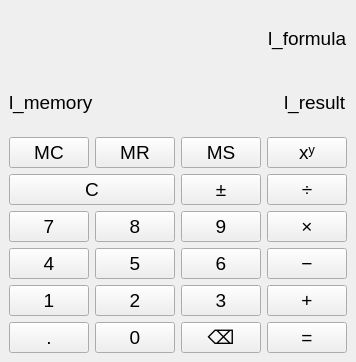
<?xml version="1.0" encoding="UTF-8"?>
<ui version="4.0">
 <class>MainWindow</class>
 <widget class="QMainWindow" name="MainWindow">
  <property name="geometry">
   <rect>
    <x>0</x>
    <y>0</y>
    <width>310</width>
    <height>362</height>
   </rect>
  </property>
  <property name="sizePolicy">
   <sizepolicy hsizetype="Preferred" vsizetype="Preferred">
    <horstretch>0</horstretch>
    <verstretch>0</verstretch>
   </sizepolicy>
  </property>
  <property name="font">
   <font>
    <pointsize>14</pointsize>
   </font>
  </property>
  <property name="windowTitle">
   <string>Калькулятор</string>
  </property>
  <widget class="QWidget" name="centralwidget">
   <layout class="QGridLayout" name="gridLayout_2">
    <item row="0" column="0" alignment="Qt::AlignmentFlag::AlignRight">
     <widget class="QLabel" name="l_formula">
      <property name="text">
       <string>l_formula</string>
      </property>
     </widget>
    </item>
    <item row="1" column="0">
     <layout class="QHBoxLayout" name="horizontalLayout" stretch="0,1">
      <property name="spacing">
       <number>-1</number>
      </property>
      <item>
       <widget class="QLabel" name="l_memory">
        <property name="enabled">
         <bool>true</bool>
        </property>
        <property name="sizePolicy">
         <sizepolicy hsizetype="Preferred" vsizetype="Preferred">
          <horstretch>0</horstretch>
          <verstretch>0</verstretch>
         </sizepolicy>
        </property>
        <property name="text">
         <string>l_memory</string>
        </property>
       </widget>
      </item>
      <item alignment="Qt::AlignmentFlag::AlignRight">
       <widget class="QLabel" name="l_result">
        <property name="sizePolicy">
         <sizepolicy hsizetype="Preferred" vsizetype="Preferred">
          <horstretch>0</horstretch>
          <verstretch>0</verstretch>
         </sizepolicy>
        </property>
        <property name="minimumSize">
         <size>
          <width>0</width>
          <height>0</height>
         </size>
        </property>
        <property name="maximumSize">
         <size>
          <width>16777215</width>
          <height>16777215</height>
         </size>
        </property>
        <property name="text">
         <string>l_result</string>
        </property>
       </widget>
      </item>
     </layout>
    </item>
    <item row="2" column="0">
     <layout class="QGridLayout" name="gridLayout" columnstretch="1,1,1,2" rowminimumheight="0,0,0,0,0,0" columnminimumwidth="1,1,1,2">
      <property name="rightMargin">
       <number>0</number>
      </property>
      <property name="bottomMargin">
       <number>0</number>
      </property>
      <property name="spacing">
       <number>-1</number>
      </property>
      <item row="0" column="0">
       <widget class="QPushButton" name="pb_mc">
        <property name="enabled">
         <bool>true</bool>
        </property>
        <property name="text">
         <string>MC</string>
        </property>
       </widget>
      </item>
      <item row="0" column="1">
       <widget class="QPushButton" name="pb_mr">
        <property name="text">
         <string>MR</string>
        </property>
       </widget>
      </item>
      <item row="0" column="2">
       <widget class="QPushButton" name="pb_ms">
        <property name="text">
         <string>MS</string>
        </property>
       </widget>
      </item>
      <item row="0" column="3">
       <widget class="QPushButton" name="pb_xy">
        <property name="text">
         <string>xʸ</string>
        </property>
       </widget>
      </item>
      <item row="1" column="0" colspan="2">
       <widget class="QPushButton" name="pb_c">
        <property name="text">
         <string>C</string>
        </property>
       </widget>
      </item>
      <item row="1" column="2">
       <widget class="QPushButton" name="pb_sign">
        <property name="text">
         <string>±</string>
        </property>
       </widget>
      </item>
      <item row="1" column="3">
       <widget class="QPushButton" name="pb_division">
        <property name="text">
         <string>÷</string>
        </property>
       </widget>
      </item>
      <item row="2" column="0">
       <widget class="QPushButton" name="pb_7">
        <property name="text">
         <string>7</string>
        </property>
       </widget>
      </item>
      <item row="2" column="1">
       <widget class="QPushButton" name="pb_8">
        <property name="text">
         <string>8</string>
        </property>
       </widget>
      </item>
      <item row="2" column="2">
       <widget class="QPushButton" name="pb_9">
        <property name="text">
         <string>9</string>
        </property>
       </widget>
      </item>
      <item row="2" column="3">
       <widget class="QPushButton" name="pb_multiplication">
        <property name="text">
         <string>×</string>
        </property>
       </widget>
      </item>
      <item row="3" column="0">
       <widget class="QPushButton" name="pb_4">
        <property name="text">
         <string>4</string>
        </property>
       </widget>
      </item>
      <item row="3" column="1">
       <widget class="QPushButton" name="pb_5">
        <property name="text">
         <string>5</string>
        </property>
       </widget>
      </item>
      <item row="3" column="2">
       <widget class="QPushButton" name="pb_6">
        <property name="text">
         <string>6</string>
        </property>
       </widget>
      </item>
      <item row="3" column="3">
       <widget class="QPushButton" name="subtraction">
        <property name="text">
         <string>−</string>
        </property>
       </widget>
      </item>
      <item row="4" column="0">
       <widget class="QPushButton" name="pb_1">
        <property name="text">
         <string>1</string>
        </property>
       </widget>
      </item>
      <item row="4" column="1">
       <widget class="QPushButton" name="pb_2">
        <property name="text">
         <string>2</string>
        </property>
       </widget>
      </item>
      <item row="4" column="2">
       <widget class="QPushButton" name="pb_3">
        <property name="text">
         <string>3</string>
        </property>
       </widget>
      </item>
      <item row="4" column="3">
       <widget class="QPushButton" name="pb_addition">
        <property name="text">
         <string>+</string>
        </property>
       </widget>
      </item>
      <item row="5" column="0">
       <widget class="QPushButton" name="pb_double">
        <property name="text">
         <string>.</string>
        </property>
       </widget>
      </item>
      <item row="5" column="1">
       <widget class="QPushButton" name="pb_0">
        <property name="text">
         <string>0</string>
        </property>
       </widget>
      </item>
      <item row="5" column="2">
       <widget class="QPushButton" name="pb_clear">
        <property name="text">
         <string>⌫</string>
        </property>
       </widget>
      </item>
      <item row="5" column="3">
       <widget class="QPushButton" name="pb_equally">
        <property name="text">
         <string>=</string>
        </property>
       </widget>
      </item>
     </layout>
    </item>
   </layout>
  </widget>
 </widget>
 <resources/>
 <connections/>
</ui>
